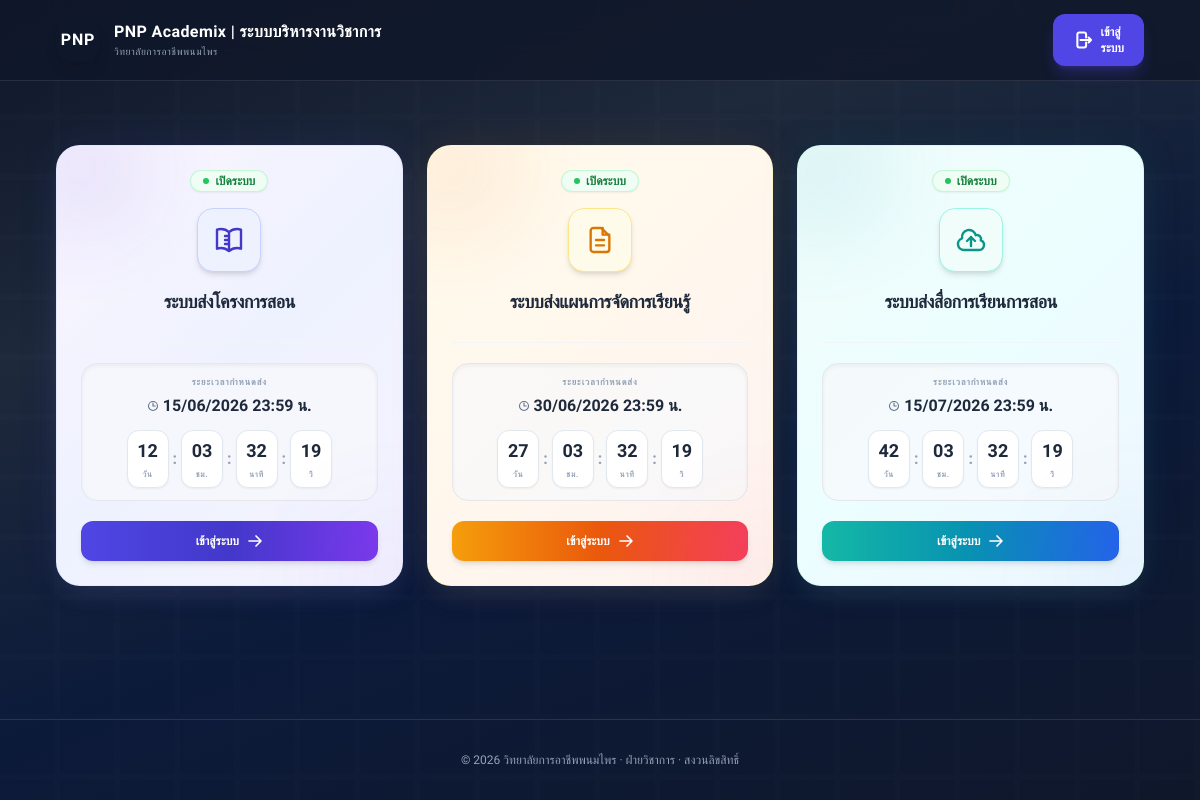
The page / on the database its author committed.
### tables this page shows
CREATE TABLE `system_settings` (
  `id` INT UNSIGNED NOT NULL AUTO_INCREMENT,
  `system_type` ENUM('course_syllabus', 'lesson_plan', 'teaching_materials') NOT NULL,
  `semester_id` INT UNSIGNED NOT NULL,
  `deadline_date` DATETIME NOT NULL,
  `is_open` TINYINT(1) NOT NULL DEFAULT 1,
  `created_at` TIMESTAMP NOT NULL DEFAULT CURRENT_TIMESTAMP,
  `updated_at` TIMESTAMP NOT NULL DEFAULT CURRENT_TIMESTAMP ON UPDATE CURRENT_TIMESTAMP,
  PRIMARY KEY (`id`),
  UNIQUE KEY `uq_system_settings_type_semester` (`system_type`, `semester_id`),
  KEY `idx_system_settings_semester` (`semester_id`),
  CONSTRAINT `fk_system_settings_semester`
    FOREIGN KEY (`semester_id`) REFERENCES `semesters` (`id`)
    ON UPDATE CASCADE ON DELETE CASCADE
);

### index.php (the view, shortened to what the rows shown need)
<?php
require_once __DIR__ . '/config.php';
$loginUrl = 'login.php';
$semester = $pdo->query('SELECT id, semester_name FROM semesters WHERE is_active = 1 ORDER BY id DESC LIMIT 1')->fetch();
$systemSettings = [];
if ($semester) {
    $stmt = $pdo->prepare('SELECT system_type, deadline_date, is_open FROM system_settings WHERE semester_id = :semester_id');
    $stmt->execute(['semester_id' => $semester['id']]);
    foreach ($stmt->fetchAll() as $row) {
        $systemSettings[$row['system_type']] = $row;
    }
}
$branding = get_branding_settings();
$themeColorKey = $branding['theme_color'] ?? 'dark-blue';
$themes = [
    'dark-blue' => [
        'bg_gradient' => 'linear-gradient(160deg, #0f172a 0%, #1e293b 30%, #0c1a3a 60%, #0f172a 100%)',
        'glow_css' => '
            radial-gradient(ellipse 900px 500px at 15% 0%, rgba(56, 97, 251, 0.15), transparent 65%),
            radial-gradient(ellipse 800px 450px at 85% 10%, rgba(99, 102, 241, 0.12), transparent 60%),
            radial-gradient(ellipse 600px 400px at 50% 90%, rgba(14, 165, 233, 0.08), transparent 55%)
        ',
        'btn_accent' => 'bg-indigo-600 hover:bg-indigo-500 active:bg-indigo-700 shadow-lg shadow-indigo-600/30'
    ],
    'dark-purple' => [
        'bg_gradient' => 'linear-gradient(160deg, #0f172a 0%, #1d102f 30%, #2e1049 60%, #0f172a 100%)',
        'glow_css' => '
            radial-gradient(ellipse 900px 500px at 15% 0%, rgba(168, 85, 247, 0.15), transparent 65%),
            radial-gradient(ellipse 800px 450px at 85% 10%, rgba(236, 72, 153, 0.12), transparent 60%),
            radial-gradient(ellipse 600px 400px at 50% 90%, rgba(139, 92, 246, 0.08), transparent 55%)
        ',
        'btn_accent' => 'bg-purple-600 hover:bg-purple-500 active:bg-purple-700 shadow-lg shadow-purple-600/30'
    ],
    'dark-emerald' => [
        'bg_gradient' => 'linear-gradient(160deg, #0f172a 0%, #062f25 30%, #022c22 60%, #0f172a 100%)',
        'glow_css' => '
            radial-gradient(ellipse 900px 500px at 15% 0%, rgba(16, 185, 129, 0.15), transparent 65%),
            radial-gradient(ellipse 800px 450px at 85% 10%, rgba(20, 184, 166, 0.12), transparent 60%),
            radial-gradient(ellipse 600px 400px at 50% 90%, rgba(52, 211, 153, 0.08), transparent 55%)
        ',
        'btn_accent' => 'bg-emerald-600 hover:bg-emerald-500 active:bg-emerald-700 shadow-lg shadow-emerald-600/30'
    ],
    'dark-slate' => [
        'bg_gradient' => 'linear-gradient(160deg, #0f172a 0%, #1e293b 30%, #334155 60%, #0f172a 100%)',
        'glow_css' => '
            radial-gradient(ellipse 900px 500px at 15% 0%, rgba(148, 163, 184, 0.15), transparent 65%),
            radial-gradient(ellipse 800px 450px at 85% 10%, rgba(100, 116, 139, 0.12), transparent 60%),
            radial-gradient(ellipse 600px 400px at 50% 90%, rgba(71, 85, 105, 0.08), transparent 55%)
        ',
        'btn_accent' => 'bg-slate-700 hover:bg-slate-650 active:bg-slate-800 shadow-lg shadow-slate-700/30'
    ]
];
$activeTheme = $themes[$themeColorKey] ?? $themes['dark-blue'];
?>
<!doctype html>
<html lang="th">
<head>
    <script src="https://cdn.tailwindcss.com"></script>
</head>
<body class="text-white font-thai min-h-screen flex flex-col dark-glow relative overflow-x-hidden" style="background: <?= $activeTheme['bg_gradient']; ?>;">
<main class="flex-1 max-w-6xl w-full mx-auto px-4 sm:px-6 lg:px-8 py-10 sm:py-16">
    <div class="grid gap-6 md:grid-cols-3">
        <?php foreach ($cards as $type => $info): ?>
            <?php
            $setting = $systemSettings[$type] ?? null;
            $isOpen = $setting ? (int) $setting['is_open'] === 1 : false;
            $deadline = $setting && $setting['deadline_date'] ? date('d/m/Y H:i', strtotime($setting['deadline_date'])) : '-';
            $btnLabel = 'เข้าสู่ระบบ';
            $btnUrl = $loginUrl;
            ?>
            <div class="group <?= $info['card_class']; ?> border rounded-[24px] p-6 flex flex-col justify-between hover:shadow-xl hover:shadow-slate-300/60 transition-all duration-300 hover:-translate-y-2 relative overflow-hidden text-center"
                 style="box-shadow: 0 12px 28px -10px rgba(148, 163, 184, 0.16), 0 0 40px 0 <?= $info['shadow_glow']; ?>;">
                <div class="absolute -top-10 -left-10 w-32 h-32 bg-gradient-to-br <?= $info['color_theme']; ?> rounded-full blur-[45px] opacity-[0.10] group-hover:opacity-[0.15] group-hover:scale-125 transition-all duration-500"></div>
                <div class="absolute -bottom-16 -right-16 w-36 h-36 bg-gradient-to-tl <?= $info['color_theme']; ?> rounded-full blur-[55px] opacity-[0.05] group-hover:opacity-[0.08] transition-all duration-500"></div>
                <div class="flex flex-col items-center">
                    <div class="w-full flex justify-center mb-4 relative z-10">
                        <?php if ($isOpen): ?>
                            <span class="inline-flex items-center gap-1.5 px-3 py-1 rounded-full text-xs font-bold bg-green-50 text-green-700 border border-green-200/85 shadow-sm leading-none">
                                <span class="w-1.5 h-1.5 rounded-full bg-green-500 pulse-dot"></span>
                                <span>เปิดระบบ</span>
                            </span>
                        <?php endif; ?>
                    </div>
                    <div class="w-16 h-16 rounded-2xl <?= $info['color_bg']; ?> border flex items-center justify-center shadow-md group-hover:scale-110 group-hover:shadow-lg transition-all duration-300 mb-4 relative z-10">
                        <?= $info['icon']; ?>
                    </div>
                    <h2 class="text-sm sm:text-base md:text-lg font-black text-slate-800 tracking-tight group-hover:text-indigo-600 transition-colors relative z-10 mb-1.5 whitespace-nowrap">
                        <?= $info['title']; ?>
                    </h2>
                </div>
                <div class="mt-5 border-t border-slate-100 pt-5">
                    <?php if ($isOpen): ?>
                        <div class="bg-slate-50/70 rounded-2xl p-3 border border-slate-150 mb-5 shadow-inner text-center">
                            <span class="text-[9px] font-extrabold text-slate-400 uppercase tracking-widest block mb-1 font-thai">ระยะเวลากำหนดส่ง</span>
                            <span class="text-xs sm:text-sm font-black text-slate-800 flex items-center justify-center gap-1">
                                <svg class="w-3 h-3 shrink-0 text-slate-500" fill="none" stroke="currentColor" stroke-width="2.2" viewBox="0 0 24 24"><path stroke-linecap="round" stroke-linejoin="round" d="M12 6v6h4.5m4.5 0a9 9 0 11-18 0 9 9 0 0118 0z"/></svg>
                                <span class="text-sm sm:text-base font-black"><?= $deadline; ?> น.</span>
                            </span>
                            <?php if ($setting && $setting['deadline_date']): ?>
                                <div class="mt-3 flex items-center justify-center gap-1" id="countdown-<?= $type; ?>" data-deadline="<?= date('c', strtotime($setting['deadline_date'])); ?>">
                                    <div class="flex flex-col items-center min-w-[42px] bg-white border border-slate-200 rounded-xl p-1.5 shadow-sm">
                                        <span class="text-base sm:text-lg font-extrabold text-slate-800 leading-none day-val">00</span>
                                        <span class="text-[8px] font-bold text-slate-400 uppercase tracking-widest mt-1 font-thai">วัน</span>
                                    </div>
                                    <span class="text-slate-400 font-extrabold leading-none text-base">:</span>
                                    <div class="flex flex-col items-center min-w-[42px] bg-white border border-slate-200 rounded-xl p-1.5 shadow-sm">
                                        <span class="text-base sm:text-lg font-extrabold text-slate-800 leading-none hour-val">00</span>
                                        <span class="text-[8px] font-bold text-slate-400 uppercase tracking-widest mt-1 font-thai">ชม.</span>
                                    </div>
                                    <span class="text-slate-400 font-extrabold leading-none text-base">:</span>
                                    <div class="flex flex-col items-center min-w-[42px] bg-white border border-slate-200 rounded-xl p-1.5 shadow-sm">
                                        <span class="text-base sm:text-lg font-extrabold text-slate-800 leading-none min-val">00</span>
                                        <span class="text-[8px] font-bold text-slate-400 uppercase tracking-widest mt-1 font-thai">นาที</span>
                                    </div>
                                    <span class="text-slate-400 font-extrabold leading-none text-base">:</span>
                                    <div class="flex flex-col items-center min-w-[42px] bg-white border border-slate-200 rounded-xl p-1.5 shadow-sm">
                                        <span class="text-base sm:text-lg font-extrabold text-slate-800 leading-none sec-val">00</span>
                                        <span class="text-[8px] font-bold text-slate-400 uppercase tracking-widest mt-1 font-thai">วิ</span>
                                    </div>
                                </div>
                            <?php endif; ?>
                        </div>
                    <?php endif; ?>
                    <a href="<?= $btnUrl; ?>"
                       class="w-full inline-flex items-center justify-center gap-2 py-3 bg-gradient-to-r <?= $info['color_theme']; ?> text-white text-xs font-black rounded-xl hover:shadow-lg active:scale-[0.97] transition-all duration-150 shadow-md">
                        <span><?= $btnLabel; ?></span>
                        <svg class="w-4 h-4 group-hover:translate-x-1 transition-transform duration-200" fill="none" stroke="currentColor" stroke-width="2.5" viewBox="0 0 24 24"><path stroke-linecap="round" stroke-linejoin="round" d="M13.5 4.5L21 12m0 0l-7.5 7.5M21 12H3"/></svg>
                    </a>
                </div>
            </div>
        <?php endforeach; ?>
    </div>
</main>
</body>
</html>

### rows shown on the page
system_settings: is_open 1 (drawn), deadline_date "15/06/2026 23:59"
system_settings: is_open 1 (drawn), deadline_date "30/06/2026 23:59"
system_settings: is_open 1 (drawn), deadline_date "15/07/2026 23:59"

### other values the page prints
$branding['logo_text'] "PNP"
$branding['system_name'] "PNP Academix | ระบบบริหารงานวิชาการ"
$branding['college_name'] "วิทยาลัยการอาชีพพนมไพร"
$info['title'] "ระบบส่งโครงการสอน"
$btnLabel "เข้าสู่ระบบ"
$info['title'] "ระบบส่งแผนการจัดการเรียนรู้"
$info['title'] "ระบบส่งสื่อการเรียนการสอน"
